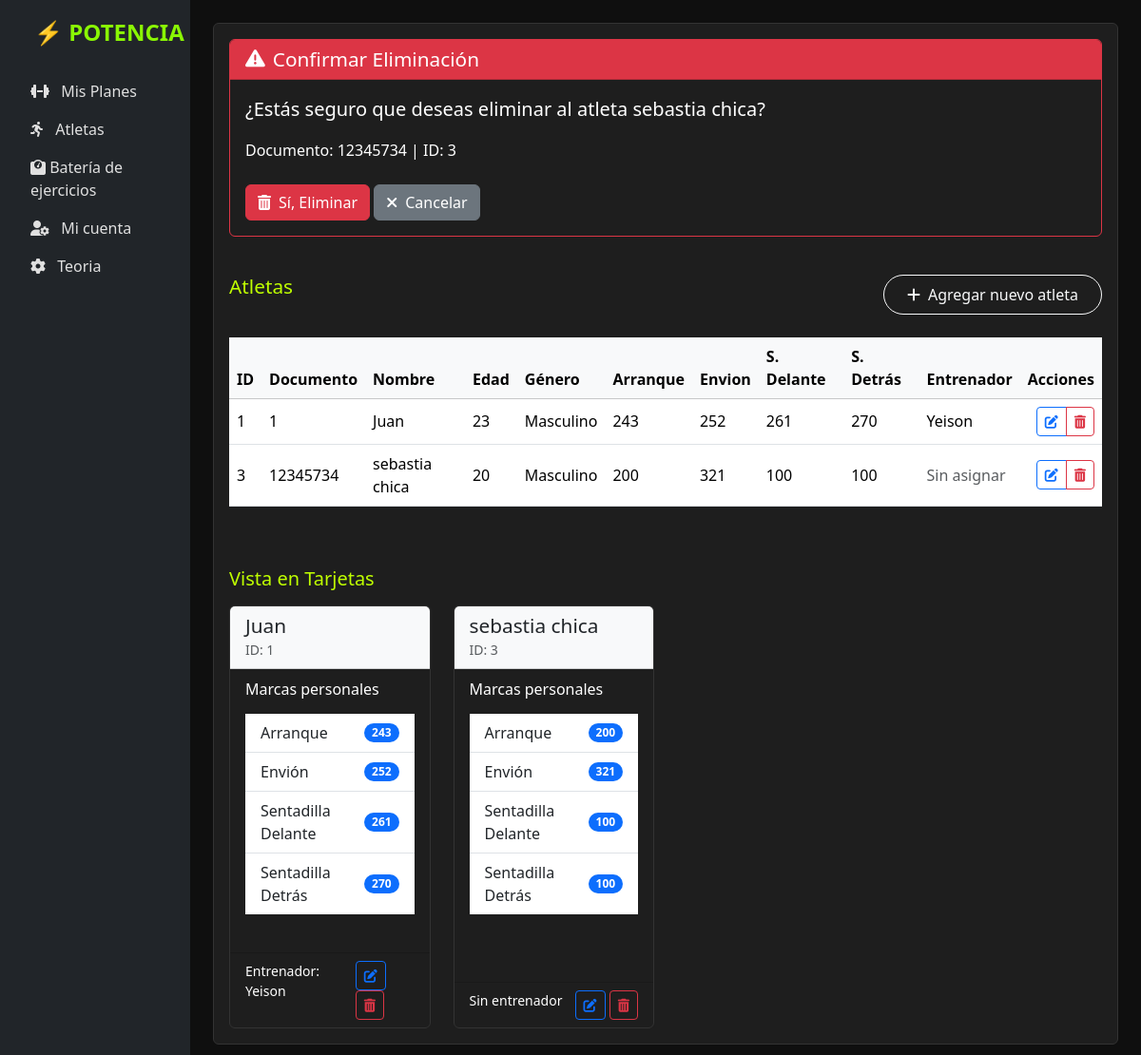
/atletas/eliminar/3/ (signed in), run on an earlier commit of the app's database.
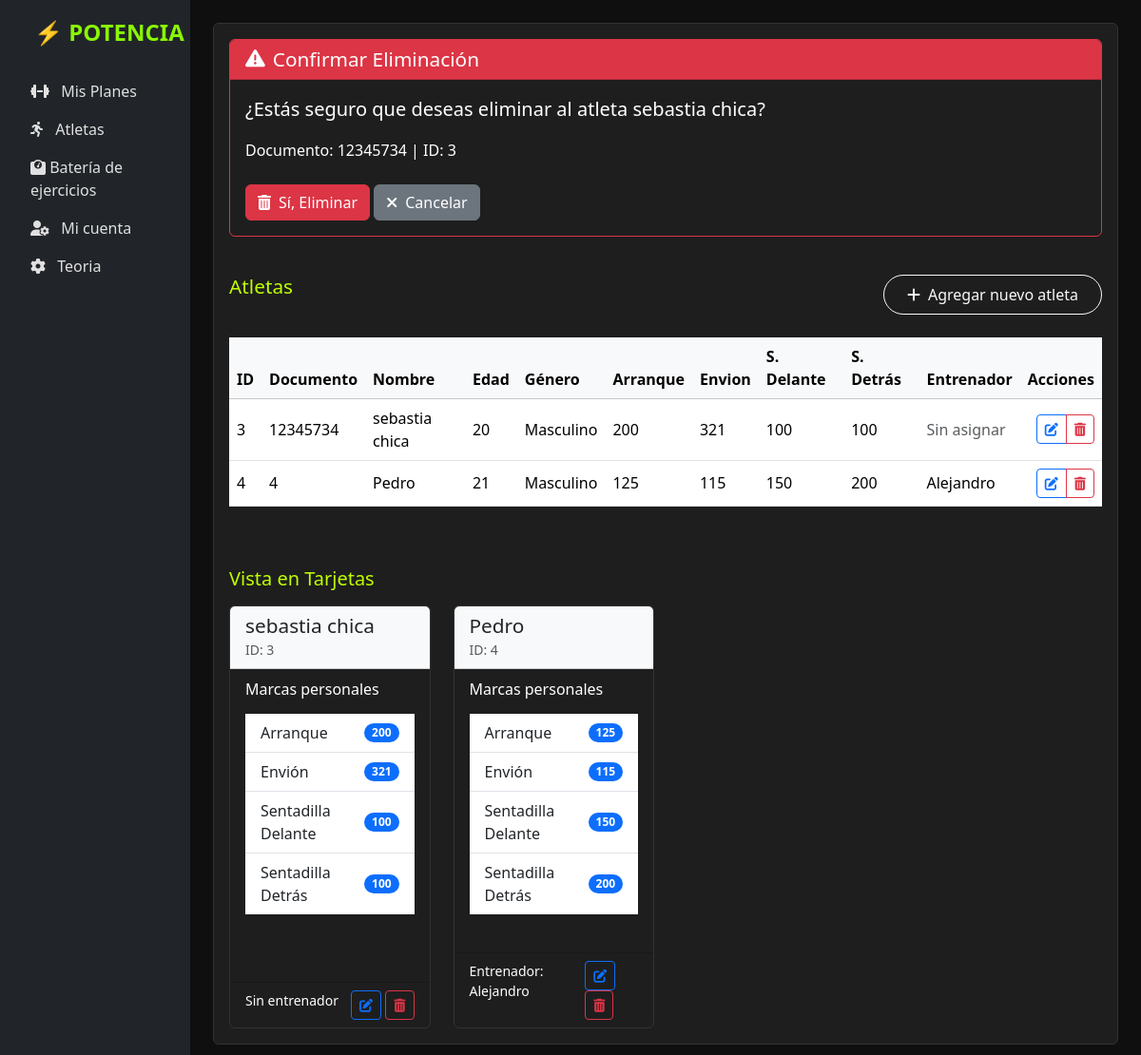
And on a later commit of the database.
### potencia/models.py (models this page shows, shortened)
class Atletas(models.Model):
    id = models.AutoField(primary_key=True)
    documento = models.CharField(unique=True, max_length=100)
    nombre = models.CharField(max_length=100)
    edad = models.PositiveSmallIntegerField()
    generos_lista = [("Masculino", "Masculino"), ("Femenino", "Femenino")]
    genero = models.CharField(max_length=10, choices=generos_lista)
    arranque = models.CharField(max_length=3)
    envion = models.CharField(max_length=3)
    sentadilla_delante = models.CharField(max_length=3)
    sentadilla_detras = models.CharField(max_length=3)
    entrenador = models.ForeignKey(
        Entrenadores,
        on_delete=models.SET_NULL,
        null=True,
        blank=True,
        related_name='atletas'
    )

class Entrenadores(models.Model):
    user = models.OneToOneField(User, on_delete=models.CASCADE)
    nombre = models.CharField(max_length=101)
    edad = models.PositiveSmallIntegerField()
    generos_lista = [("Masculino", "Masculino"), ("Femenino", "Femenino")]
    genero = models.CharField(max_length=10, choices=generos_lista)

### potencia/views.py (the view)
# urls.py: path('atletas/eliminar/<int:pk>/', views.eliminar_atleta, name='eliminar_atleta'),
@login_required
def eliminar_atleta(request, pk):
    atleta = get_object_or_404(Atletas, pk=pk)
    if request.method == 'POST':
        atleta.delete()
        messages.success(request, f'Atleta {atleta.nombre} eliminado correctamente')
        return redirect('atletas')
    return render(request, 'atletas.html', {
        'atletas': Atletas.objects.all(),
        'confirmar_eliminar': True,
        'atleta_a_eliminar': atleta
    })

### potencia/templates/atletas.html (shortened to what this page needs)
{% extends "base.html" %}
{% block contenido %}
<div class="card">
    <div class="card-body">
        {% if confirmar_eliminar %}
        <div class="card mb-4 border-danger">
            <div class="card-header bg-danger text-white">
                <h4 class="card-title mb-0">
                    <i class="fas fa-exclamation-triangle me-2"></i>Confirmar Eliminación
                </h4>
            </div>
            <div class="card-body">
                <p class="lead label-color-w">¿Estás seguro que deseas eliminar al atleta <strong>{{ atleta_a_eliminar.nombre }}</strong>?</p>
                <p class="label-color-w">Documento: {{ atleta_a_eliminar.documento }} | ID: {{ atleta_a_eliminar.id }}</p>
                <form method="post" action="{% url 'eliminar_atleta' atleta_a_eliminar.id %}">
                    <div class="mt-4">
                        <button type="submit" class="btn btn-danger">
                            <i class="fas fa-trash-alt me-2"></i>Sí, Eliminar
                        </button>
                        <a href="{% url 'atletas' %}" class="btn btn-secondary">
                            <i class="fas fa-times me-2"></i>Cancelar
                        </a>
                    </div>
                </form>
            </div>
        </div>
        {% endif %}
        <div class="d-flex justify-content-between align-items-center mb-4">
            <h4 class="card-title mb-0 label-color-fff">Atletas</h4>
            <div class="mt-3">
                <button type="button" class="btn btn-outline-light rounded-pill px-4 py-2" data-bs-toggle="modal"
                    data-bs-target="#datosAtletaModal">
                    <i class="fas fa-plus me-2"></i>Agregar nuevo atleta
                </button>
            </div>
        </div>
        <div class="table-responsive">
            <table class="table table-hover align-middle w-100">
                <thead class="table-light">
                    <tr>
                        <th>ID</th>
                        <th>Documento</th>
                        <th>Nombre</th>
                        <th>Edad</th>
                        <th>Género</th>
                        <th>Arranque</th>
                        <th>Envion</th>
                        <th>S. Delante</th>
                        <th>S. Detrás</th>
                        <th>Entrenador</th>
                        <th class="text-end">Acciones</th>
                    </tr>
                </thead>
                <tbody>
                    {% for atleta in atletas %}
                    <tr>
                        <td>{{ atleta.id }}</td>
                        <td>{{ atleta.documento }}</td>
                        <td>{{ atleta.nombre }}</td>
                        <td>{{ atleta.edad }}</td>
                        <td>{{ atleta.genero }}</td>
                        <td>{{ atleta.arranque }}</td>
                        <td>{{ atleta.envion }}</td>
                        <td>{{ atleta.sentadilla_delante }}</td>
                        <td>{{ atleta.sentadilla_detras }}</td>
                        <td>
                            {% if atleta.entrenador %}
                                {{ atleta.entrenador.nombre }}
                            {% else %}
                                <span class="text-muted">Sin asignar</span>
                            {% endif %}
                        </td>
                        <td class="text-end">
                            <div class="btn-group" role="group">
                                <a href="{% url 'editar_atleta' atleta.id %}" class="btn btn-sm btn-outline-primary">
                                    <i class="fas fa-edit"></i>
                                </a>
                                <a href="{% url 'eliminar_atleta' atleta.id %}" class="btn btn-sm btn-outline-danger">
                                    <i class="fas fa-trash-alt"></i>
                                </a>
                            </div>
                        </td>
                    </tr>
                    {% endfor %}
                </tbody>
            </table>
        </div>
        <h5 class="mt-5 mb-3 label-color-fff">Vista en Tarjetas</h5>
        <div class="row row-cols-1 row-cols-md-2 row-cols-lg-3 row-cols-xl-4 g-4">
            {% for atleta in atletas %}
            <div class="col">
                <div class="card h-100">
                    <div class="card-header bg-light">
                        <h5 class="card-title mb-0">{{ atleta.nombre }}</h5>
                        <small class="text-muted">ID: {{ atleta.id }}</small>
                    </div>
                    <div class="card-body">
                        <h6 class="card-subtitle mb-3 label-color-w">Marcas personales</h6>
                        <ul class="list-group list-group-flush">
                            <li class="list-group-item d-flex justify-content-between align-items-center">
                                Arranque
                                <span class="badge bg-primary rounded-pill">{{ atleta.arranque }}</span>
                            </li>
                            <li class="list-group-item d-flex justify-content-between align-items-center">
                                Envión
                                <span class="badge bg-primary rounded-pill">{{ atleta.envion }}</span>
                            </li>
                            <li class="list-group-item d-flex justify-content-between align-items-center">
                                Sentadilla Delante
                                <span class="badge bg-primary rounded-pill">{{ atleta.sentadilla_delante }}</span>
                            </li>
                            <li class="list-group-item d-flex justify-content-between align-items-center">
                                Sentadilla Detrás
                                <span class="badge bg-primary rounded-pill">{{ atleta.sentadilla_detras }}</span>
                            </li>
                        </ul>
                    </div>
                    <div class="card-footer bg-transparent">
                        <div class="d-flex justify-content-between">
                            <small class="label-color-w">
                                {% if atleta.entrenador %}
                                    Entrenador: {{ atleta.entrenador.nombre }}
                                {% else %}
                                    Sin entrenador
                                {% endif %}
                            </small>
                            <div>
                                <a href="{% url 'editar_atleta' atleta.id %}" class="btn btn-sm btn-outline-primary">
                                    <i class="fas fa-edit"></i>
                                </a>
                                <a href="{% url 'eliminar_atleta' atleta.id %}" class="btn btn-sm btn-outline-danger">
                                    <i class="fas fa-trash-alt"></i>
                                </a>
                            </div>
                        </div>
                    </div>
                </div>
            </div>
            {% endfor %}
        </div>
    </div>
</div>
{% endblock %}

### potencia/templates/base.html (shortened to what this page needs)
{% load static %}
<!DOCTYPE html>
<html lang="es">
<head>
    <link href="https://cdn.jsdelivr.net/npm/bootstrap@5.3.2/dist/css/bootstrap.min.css" rel="stylesheet">
    <link href="https://cdnjs.cloudflare.com/ajax/libs/font-awesome/6.4.0/css/all.min.css" rel="stylesheet">
    <link rel="stylesheet" href="https://cdnjs.cloudflare.com/ajax/libs/animate.css/4.1.1/animate.min.css">
    <link rel="stylesheet" href="{% static 'css/style_home.css' %}">
    <link rel="stylesheet" href="{% static 'css/style_microciclos.css' %}">
    <link rel="stylesheet" href="{% static 'css/style_teoria.css' %}">
</head>
<body>
    <div class="container-fluid">
        <div class="row flex-nowrap">
            <div class="col-md-2 col-xl-2 px-0 bg-dark sidebar">
                <div class="d-flex flex-column align-items-center align-items-sm-start px-3 pt-3 min-vh-100">
                <div class="container-fluid">
                    <a class="navbar-brand d-flex align-items-center" href="{% url 'home' %}">
                        <strong class="fs-4" style="color: #8af704;">⚡ POTENCIA</strong>
                    </a>
                </div>
                    <ul class="nav flex-column mt-4 w-100">
                        <li class="nav-item">
                            <a class="nav-link" href="{% url 'planes' %}">
                                <i class="fas fa-dumbbell me-2"></i> Mis Planes
                            </a>
                        </li>
                        <li class="nav-item">
                            <a class="nav-link" href="{% url 'atletas' %}">
                                <i class="fas fa-running me-2"></i> Atletas
                            </a>
                        </li>
                        <li class="nav-item">
                            <a class="nav-link" href="{% url 'ejercicios' %}">
                                <i class="fas fa-weight"></i> Batería de ejercicios
                            </a>
                        </li>
                         <li class="nav-item">
                            <a class="nav-link" href="{% url 'configuracion_cuenta' %}">
                                    <i class="fas fa-user-cog me-2"></i> Mi cuenta
                            </a>
                        </li>
                        <li class="nav-item">
                            <a class="nav-link" href="{% url 'dashboard_halterofilia' %}">
                                <i class="fas fa-cog me-2"></i> Teoria
                            </a>
                        </li>
                    </ul>
                </div>
            </div>
            <div class="col-md-10 col-xl-10 px-4">
                <main class="py-4">
                    {% block contenido %} {% endblock %}
                </main>
            </div>
        </div>
    </div>
</body>
</html>

### potencia/static/css/style_home.css (style rules this page uses)
body { background-color: #000208d5; }
.sidebar { background-color: #08090cf9; min-height: 100vh; }
.sidebar a { color: #e0e0e0; text-decoration: none; }
.card { background-color: #1e1e1e; border: 1px solid #333; }
.label-color-fff { color: #bfff00; }
.label-color-w { color: #fff; }

### potencia/static/css/style_teoria.css (style rules this page uses)
body { background-color: #0f0f0f; color: #fff; }
.card-title { font-size: 1.3rem; margin-bottom: 0.75rem; display: flex; align-items: center; }

### potencia/templates/base.html (style rules this page uses)
.card { margin-bottom: 1.5rem; }

What changed in the data, as far as the page shows it:
removed Atletas: id "1", documento "1", nombre "Juan", edad "23", genero "Masculino", arranque "243", envion "252", sentadilla_delante "261", sentadilla_detras "270", entrenador.nombre "Yeison"
added Atletas: id "4", documento "4", nombre "Pedro", edad "21", genero "Masculino", arranque "125", envion "115", sentadilla_delante "150", sentadilla_detras "200", entrenador.nombre "Alejandro"
